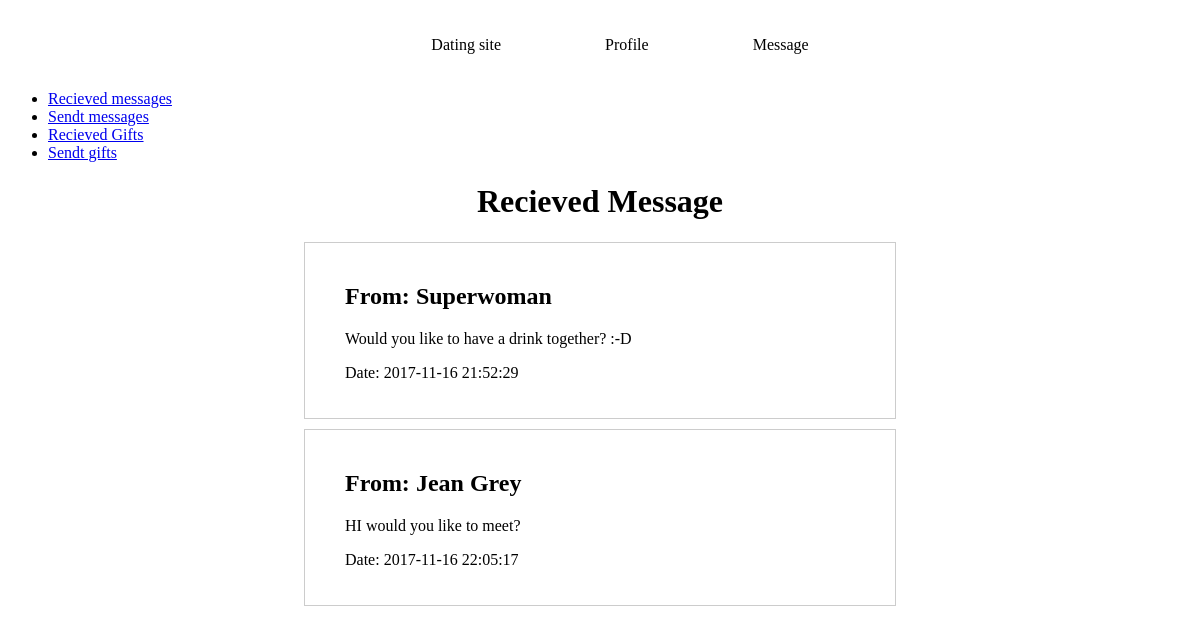
The app's page /recievedMessage.php with its own data.
### tables this page shows
CREATE TABLE `message` (
  `id` int(11) NOT NULL,
  `messageText` text NOT NULL,
  `date` timestamp NOT NULL DEFAULT CURRENT_TIMESTAMP,
  `userEmail` varchar(100) NOT NULL,
  `sender_userEmail` varchar(100) NOT NULL
);

CREATE TABLE `user` (
  `email` varchar(100) NOT NULL,
  `name` varchar(60) NOT NULL,
  `age` int(3) NOT NULL,
  `description` text NOT NULL,
  `image` varchar(100) NOT NULL,
  `likes` int(11) NOT NULL
);

### recievedMessage.php (the view, shortened to what this page needs)
<?php
include 'include/head.php';
include 'include/database.php';
include 'include/footer.php';
include 'include/messageMenu.php';
$messages = $conn->query('SELECT user.name, message.userEmail, message.messageText, message.date FROM message JOIN user ON user.Email = message.userEmail
')->fetchAll();
?><h1>Recieved Message</h1><?php
foreach ($messages as $message) {
  if ($message['userEmail'] !== 'iceman@gmail.com'){
  ?>
  <section class="message">
    <h2>From: <?php echo $message['name']; ?></h2>
    <p><?php echo $message['messageText']; ?></p>
    <p>Date: <?php echo $message['date']; ?></p>
  </section>
  <?php
}
}
 ?>

### records on screen
message: userEmail.name "Superwoman", messageText "Would you like to have a drink together? :-D", date "2017-11-16 21:52:29"
message: userEmail.name "Jean Grey", messageText "HI would you like to meet?", date "2017-11-16 22:05:17"
